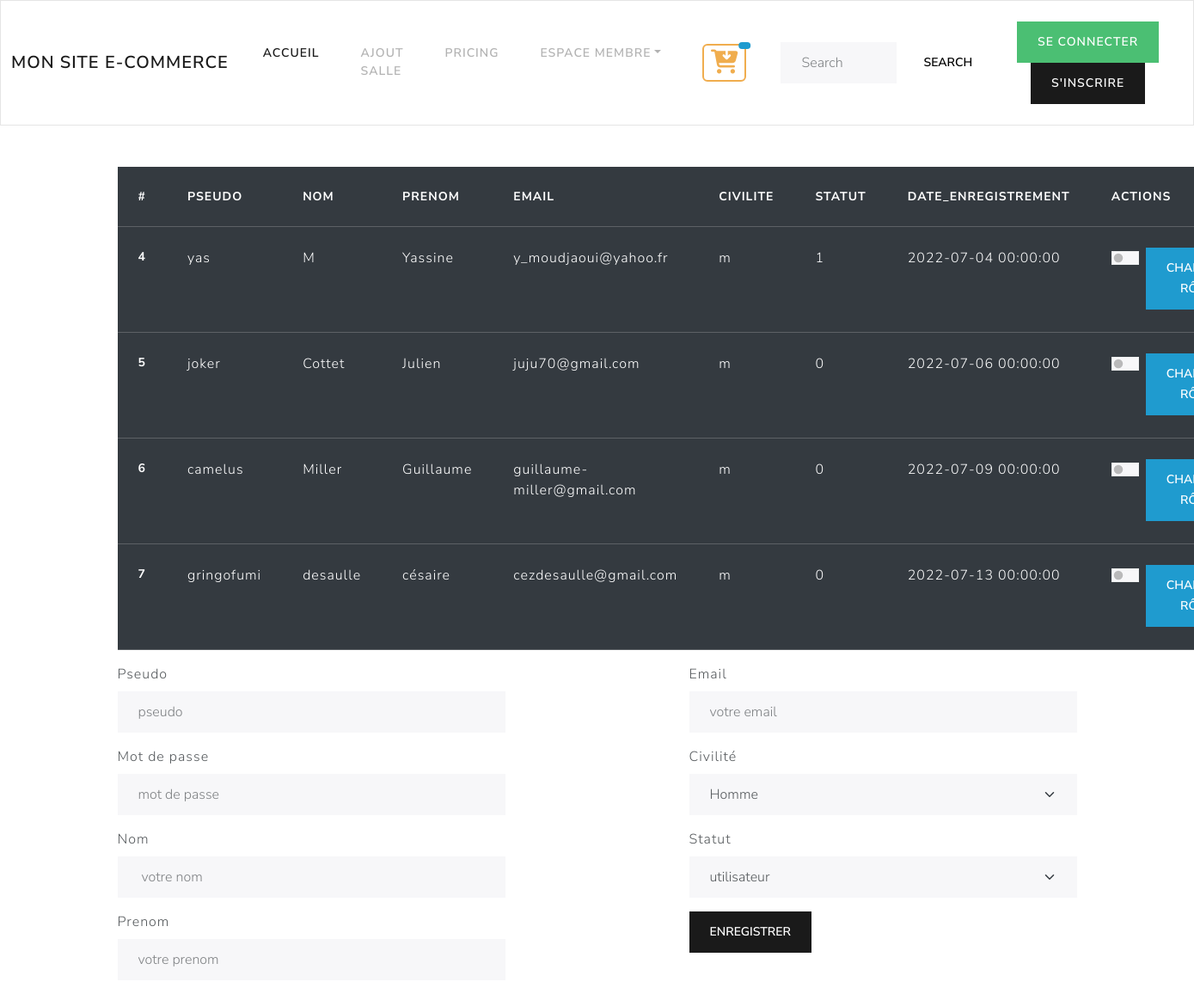
Page /admin/gestion_membre.php on the committed database.
### tables this page shows
CREATE TABLE `membre` (
  `id_membre` int(3) NOT NULL,
  `pseudo` varchar(20) NOT NULL,
  `mdp` varchar(60) NOT NULL,
  `nom` varchar(20) NOT NULL,
  `prenom` varchar(20) NOT NULL,
  `email` varchar(50) NOT NULL,
  `civilite` enum('m','f') NOT NULL,
  `statut` int(1) NOT NULL,
  `date_enregistrement` datetime NOT NULL
);

### inc/init.php (called while the page is built, shortened)
<?php
$pdo = new PDO('mysql:host=localhost;dbname=lokisalle', 'root', 'root', array(PDO::ATTR_ERRMODE => PDO::ERRMODE_WARNING, PDO::MYSQL_ATTR_INIT_COMMAND => 'SET NAMES utf8'));
function executeRequete($requete, $param = array())
{
    global $pdo;
    $resultat = $pdo->prepare($requete);
    $success = $resultat->execute($param);
    if ($success) {
         return $resultat;
    } else {
        return false;
    }
}

### admin/gestion_membre.php (the view, shortened to what this page needs)
<?php require_once '../inc/header.php';
$resultat= executeRequete("SELECT * FROM membre");
$membres=$resultat->fetchAll(PDO::FETCH_ASSOC);
?>
    <table class="table table-dark">
        <thead>
        <tr>
            <th scope="col">#</th>
            <th scope="col">pseudo</th>
            <th scope="col">nom</th>
            <th scope="col">prenom</th>
            <th scope="col">email</th>
            <th scope="col">civilite</th>
            <th scope="col">statut</th>
            <th scope="col">date_enregistrement</th>
            <th scope="col">actions</th>
        </tr>
        </thead>
        <tbody>
        <?php foreach ($membres as $membre):  ?>
            <tr>
                <th scope="row"><?= $membre['id_membre'] ?></th>
                <td><?=$membre['pseudo'] ?></td>
                <td><?=$membre['nom'] ?></td>
                <td><?=$membre['prenom']?></td>
                <td><?=$membre['email'] ?></td>
                <td><?=$membre['civilite'] ?></td>
                <td><?=$membre['statut'] ?></td>
                <td><?=$membre['date_enregistrement'] ?></td>
                <td>
                    <form method="post" action="<?= '?id='.$membre['id_membre']; ?>">
                        <div class="form-check form-switch">
                            <input name="statut" value="1" class="form-check-input info" type="checkbox" id="flexSwitchCheckChecked" >
                           <button type="submit" class="btn btn-info">Changer Rôle</button>
                        </div>
                    </form>
                </td>
            </tr>
        <?php endforeach; ?>
        </tbody>
    </table>
        <form method="post" action="" enctype="multipart/form-data">
            <div class="row justify-content-between">
                <div class="col-md-5">
                    <div class="mb-3">
                        <label for="exampleInputPassword1" class="form-label">Pseudo</label>
                        <input type="text" name="pseudo" placeholder="pseudo"  class="form-control" id="exampleInputPassword1">
                    </div>
                    <div class="mb-3">
                        <label for="exampleInputPassword1" class="form-label">Mot de passe</label>
                        <input type="text" name="mdp" placeholder="mot de passe"  class="form-control" id="exampleInputPassword1">
                    </div>
                    <div class="mb-3">
                        <label for="exampleInputPassword1" class="form-label">Nom</label>
                        <input type="text" name="nom" placeholder=" votre nom"  class="form-control" id="exampleInputPassword1">
                    </div>
                    <div class="mb-3">
                        <label for="exampleInputPassword1" class="form-label">Prenom</label>
                        <input type="text" name="prenom" placeholder="votre prenom"  class="form-control" id="exampleInputPassword1">
                    </div>
                </div>
                <div class="col-md-5">
                    <div class="mb-3">
                        <label for="exampleInputPassword1" class="form-label">Email</label>
                        <input type="text" name="email" placeholder="votre email"  class="form-control" id="exampleInputPassword1">
                    </div>
                    <div class="mb-3">
                        <label for="exampleInputPassword1" class="form-label">Civilité</label>
                        <select class="form-select" name="civilite" aria-label="Default select example">
                            <option value="m">Homme</option>
                        </select>
                    </div>
                    <div class="mb-3">
                        <label for="exampleInputPassword1" class="form-label">Statut</label>
                        <select class="form-select" name="statut" aria-label="Default select example">
                            <option value="0">utilisateur</option>
                        </select>
                    </div>
                    <button type="submit" class="btn btn-primary">Enregistrer</button>
                </div>
            </div>
        </form>
<?php require_once '../inc/footer.php'; ?>

### rows in the picture
membre: id_membre "4", pseudo "yas", nom "M", prenom "Yassine", email "y_moudjaoui@yahoo.fr", civilite "m", statut "1", date_enregistrement "2022-07-04 00:00:00"
membre: id_membre "5", pseudo "joker", nom "Cottet", prenom "Julien", email "juju70@gmail.com", civilite "m", statut "0", date_enregistrement "2022-07-06 00:00:00"
membre: id_membre "6", pseudo "camelus", nom "Miller", prenom "Guillaume", email "guillaume-miller@gmail.com", civilite "m", statut "0", date_enregistrement "2022-07-09 00:00:00"
membre: id_membre "7", pseudo "gringofumi", nom "desaulle", prenom "césaire", email "cezdesaulle@gmail.com", civilite "m", statut "0", date_enregistrement "2022-07-13 00:00:00"
